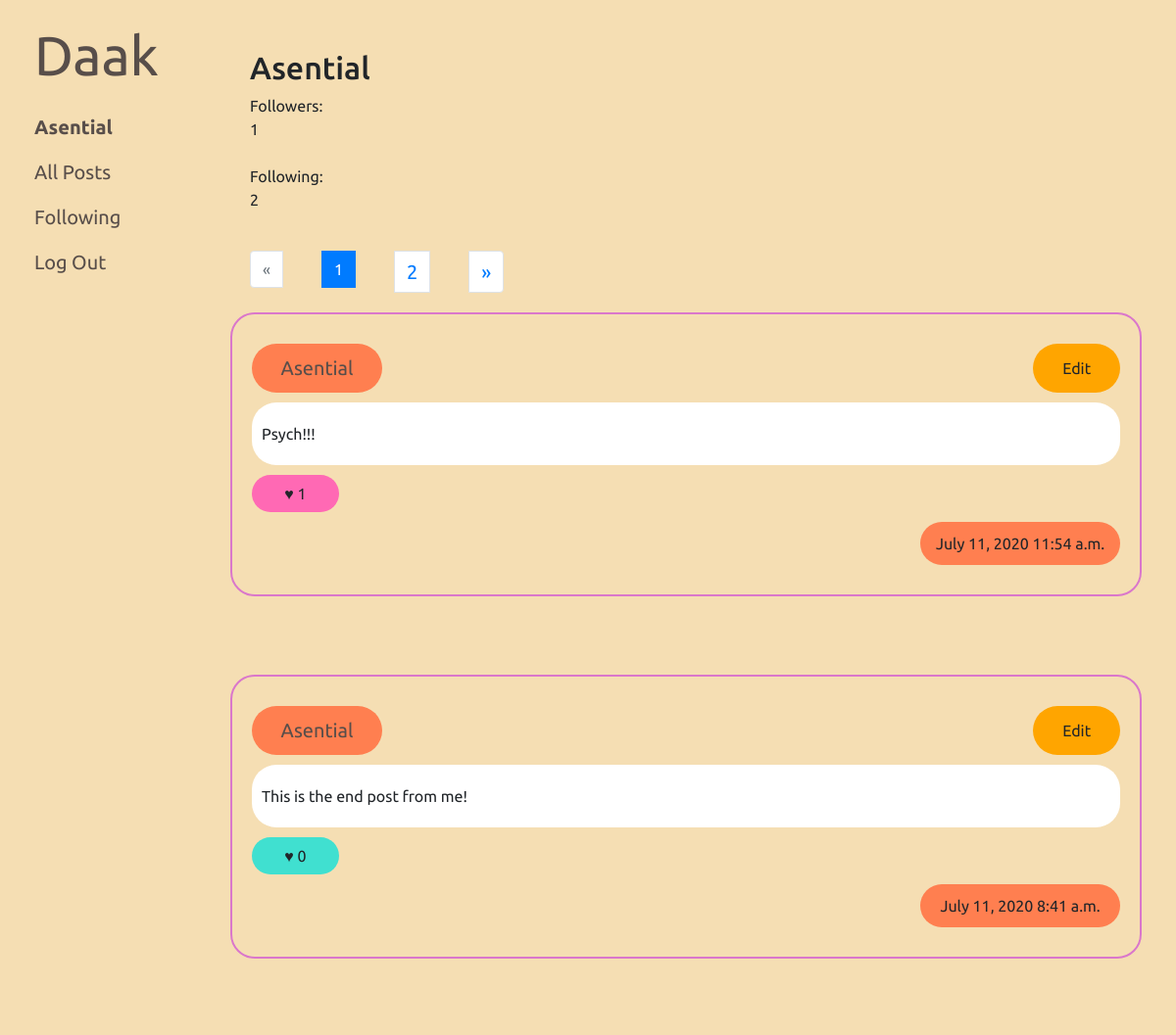
Page /profile/Asential (signed in, upper part) on the earlier database version.
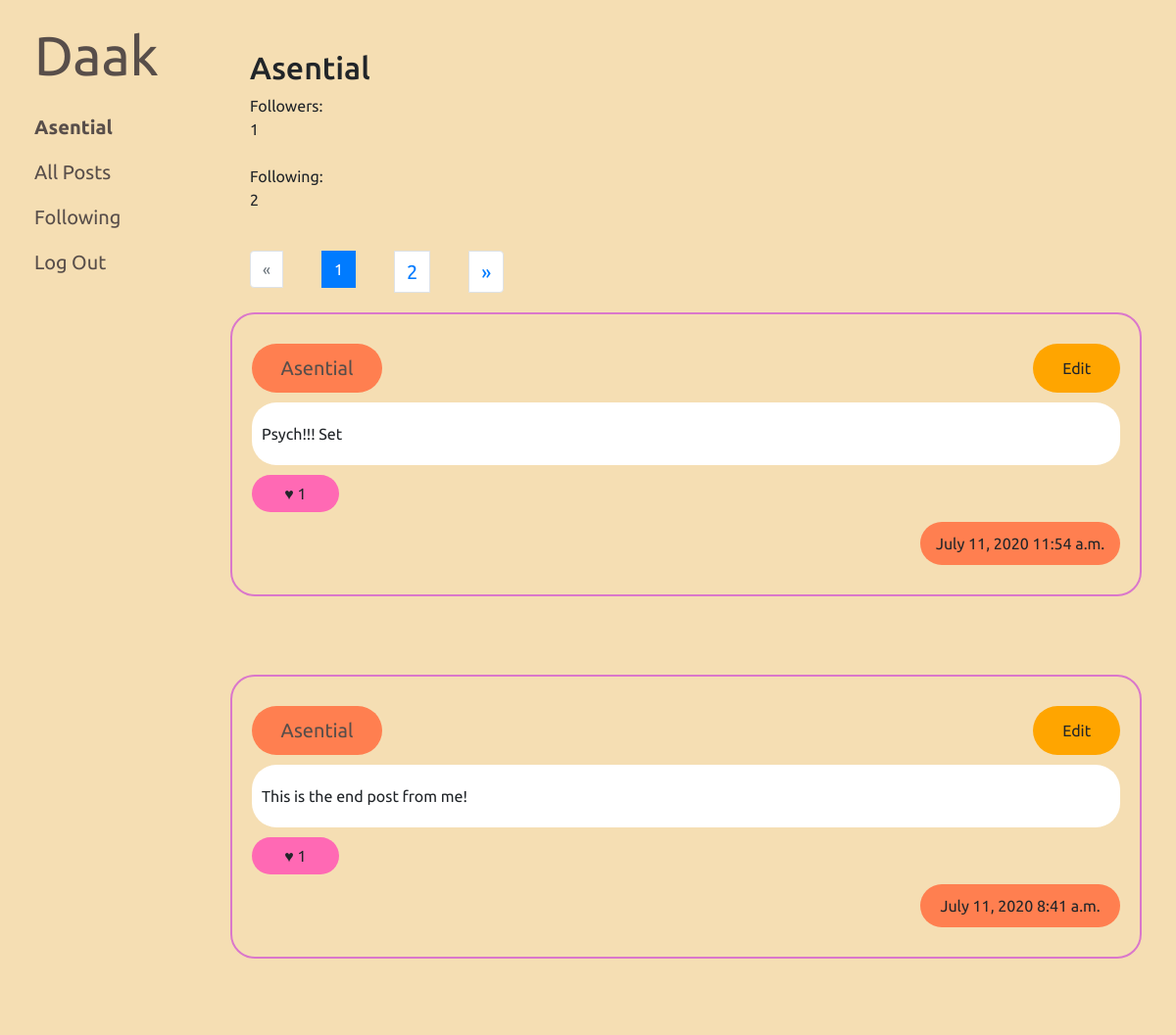
Same page on the later database version.
### network/models.py (models this page shows, shortened)
class Post(models.Model):
    user = models.ForeignKey(User, on_delete=models.CASCADE)
    content = models.TextField(max_length=400)
    likes = models.IntegerField(default=0)
    date = models.DateField(auto_now=False, auto_now_add=True)
    time = models.TimeField(auto_now=False, auto_now_add=True)

class User(AbstractUser):
    pass

### network/views.py (the view, shortened to what this page needs)
# urls.py: path("profile/<username>", views.profile, name="profile"),
def profile(request, username):
    user = User.objects.get(username = username)
    post_list = Post.objects.all().filter(user = user.id).order_by('-id')
    page = request.GET.get('page', 1)
    paginator = Paginator(post_list, 10)
    try:
        posts = paginator.page(page)
    except PageNotAnInteger:
        posts = paginator.page(1)
    except EmptyPage:
        posts = paginator.page(paginator.num_pages)
    follower = Follower.objects.get(name=user)
    followersCount = follower.followers.count()
    following = Follow.objects.get(name=user)
    followingCount = following.following.count()
    if request.user.is_authenticated:
        follow = Follow.objects.get(name=request.user)
        followed = follow.following.all()
        liked = Liked.objects.get(name=request.user)
        likedlist = liked.post.all().order_by('-id')
        return render(request, "network/profile.html", {
            "username": user,
            "posts": posts,
            "liked": likedlist,
            "followed": followed,
            "followersCount": followersCount,
            "followingCount": followingCount
        })

### network/templates/network/profile.html (shortened to what this page needs)
{% extends "network/layout.html" %}
{% block body %}
{% if user.is_authenticated %}
    <div style="margin: 20px 20px; padding: 20px 20px;">
    {% if request.user == username %}
        <h2> {{request.user}} </h2>
    {% endif %}
    <div>
        Followers: <div id="followersCount">{{followersCount}}</div><br>
    </div>
    <div>
        Following: <div id="followingCount">{{followingCount}}</div>
    </div>
    </div>
    {% if posts.has_other_pages %}
    <nav aria-label="Page navigation example">
    <ul class="pagination">
        {% if posts.has_previous %}
            <li class="page-item"><a class="page-link" href="?page={{ posts.previous_page_number }}">&laquo;</a></li>
        {% else %}
            <li class="disabled page-item"><span class="page-link">&laquo;</span></li>
        {% endif %}
        {% for i in posts.paginator.page_range %}
            {% if posts.number == i %}
                <li class="active page-item"><span class="page-link">{{ i }} <span class="sr-only">(current)</span></span></li>
            {% else %}
                <li class="page-item"><a class="page-link" href="?page={{ i }}">{{ i }}</a></li>
            {% endif %}
        {% endfor %}
        {% if posts.has_next %}
            <li class="page-item"><a class="page-link" href="?page={{ posts.next_page_number }}">&raquo;</a></li>
        {% else %}
            <li class="disabled page-item"><span class="page-link">&raquo;</span></li>
        {% endif %}
    </ul>
    </nav>
    {% endif %}
    {% for post in posts %}
    <div class="post">
        <f class="row">
            <div class="user col-3" style="max-width: 15%; flex: 0 0 15%;"><a href="{% url 'profile' post.user %}">{{post.user}}</a></div>
            <div class="col-6" style="max-width: 75%; flex: 0 0 75%;"></div>
            {% if post.user == request.user %}
                    <button class="edit btn col-3" style="max-width: 10%; flex: 0 0 10%" id="{{post.id}}" >Edit</button>
            {% endif %}
        </f>
        <div name={{post.id}} class="content">{{post.content}}</div>
        {% if post in liked %}
                <button class="btn like-btn dislike" num={{post.likes}} id="{{post.id}}">&hearts; {{post.likes}}</button>
        {% else %}
                <button class="btn like-btn like" num={{post.likes}} id="{{post.id}}">&hearts; {{post.likes}}</button>
        {% endif %}
        <f class="row">
            <div class="col-10" style="max-width: 77%; flex: 0 0 77%;"></div>
            <div class="timestamp col-2" style="max-width: 23%; flex: 0 0 23%;">{{post.date}} {{post.time}}</div>
        </f>
    </div>
    {% endfor %}
{% endif %}
{% endblock %}

Differences in the rows shown:
changed Post: content "Psych!!!" → "Psych!!! Set"
changed Post "This is the end post from me!": likes "0" → "1"
